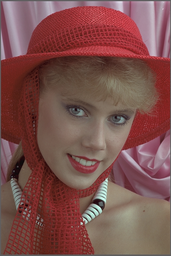
#> input picture week1/004.BMP, 171 x 256 px, shrunk from 512 x 768 before the run
$ python Affine.py ../week1/004.BMP
#> lines starting #> are read from the running program, lines starting #| are printed output that depends on the picture
#> further down, Image is the input picture: shape (256, 171, 3); mean B, G, R 77.2, 80.7, 124.2
import numpy as np
import cv2
import argparse


class AffineTransformer:
    def __init__(self, Image: np.array):
        if Image.ndim == 2:
            Image = np.expand_dims(Image, axis=2)
        else:
            assert Image.ndim == 3
        Shape = Image.shape[0] + 1, Image.shape[1] + 1, Image.shape[2]
#> Shape = (257, 172, 3)
        self.Input = np.zeros(Shape)
        self.Input[:-1, :-1] = Image
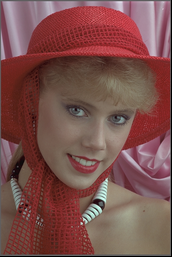
#> self.Input: shape (257, 172, 3) float64; mean B, G, R 76.4, 79.9, 123

    def Bilinear3D(self, Position: np.array) -> np.array:
        x, y = Position[0], Position[1]
        m, n = int(np.ceil(x).item()), int(np.ceil(y).item())
        a, b = x - m, y - n

        def Interpolate(channel) -> np.array:
            return (
                (1 - a) * (1 - b) * self.Input[m, n, channel]
                + a * (1 - b) * self.Input[m + 1, n, channel]
                + (1 - a) * b * self.Input[m, n + 1, channel]
                + a * b * self.Input[m + 1, n + 1, channel]
            )

        Pixel = np.array([Interpolate(k) for k in range(self.Input.shape[2])]).reshape(self.Input.shape[2])

        return Pixel

    def InRange(self, Position: np.array) -> bool:
        x, y = Position[0], Position[1]
        return (
            x >= 0
            and x <= self.Input.shape[0] - 2
            and y >= 0
            and y <= self.Input.shape[1] - 2
        )

    def Rotate(self, Degree: float, CenterX, CenterY) -> np.array:
#> called with Degree = 30, CenterX = 128, CenterY = 85
        Output = np.zeros_like(Image, dtype="uint8")
        Radius = Degree * np.pi / 180
        Transform = np.array(
            [[np.cos(Radius), np.sin(Radius)], [-np.sin(Radius), np.cos(Radius)]]
        )
        Transform = np.linalg.inv(Transform)
        for i in range(Image.shape[0]):
            for j in range(Image.shape[1]):
                Position = Transform @ np.array(
                    [[i - CenterX], [j - CenterY]]
                ) + np.array([[CenterX], [CenterY]])
                if self.InRange(Position):
                    Output[i, j] = self.Bilinear3D(Position)
#> this loop made 256 passes
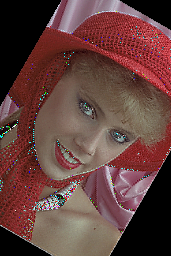
#> Output: shape (256, 171, 3); mean of channels 0, 1, 2 61, 64.7, 99.9; drawn as B, G, R
        return Output

    def Sheer(self, CenterX: int, CenterY: int, ZetaX: float = 0, ZetaY: float = 0) -> np.array:

#> called with CenterX = 128, CenterY = 85, ZetaX = 0.3, ZetaY = 0
        Output = np.zeros_like(Image, dtype="uint8")
        Transform = np.array([[1, ZetaY], [ZetaX, 1]])
        Transform = np.linalg.inv(Transform)
        for i in range(Image.shape[0]):
            for j in range(Image.shape[1]):
                Position = Transform @ np.array(
                    [[i - CenterX], [j - CenterY]]
                ) + np.array([[CenterX], [CenterY]])
                if self.InRange(Position):
                    Output[i, j] = self.Bilinear3D(Position)
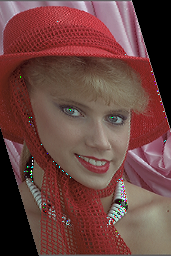
#> Output: shape (256, 171, 3); mean of channels 0, 1, 2 65.6, 69.1, 108.9; drawn as B, G, R
        return Output


if __name__ == "__main__":
    parser = argparse.ArgumentParser()
    parser.add_argument("ImagePath", type = str)
    args = parser.parse_args()

    Image = cv2.imread(args.ImagePath)
    Image = Image.astype("float16")

    Affine = AffineTransformer(Image)
    Rotated = Affine.Rotate(30, Image.shape[0] // 2, Image.shape[1] // 2)
    Sheered = Affine.Sheer(Image.shape[0] // 2, Image.shape[1] // 2, ZetaX=0.3)
    Result = np.concatenate((Rotated, Sheered), axis=0)
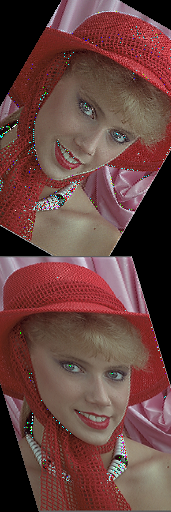
#> Result: shape (512, 171, 3); mean of channels 0, 1, 2 63.3, 66.9, 104.4; drawn as B, G, R

    cv2.imshow("Result", Result)
    cv2.waitKey(0)
    cv2.destroyAllWindows()
